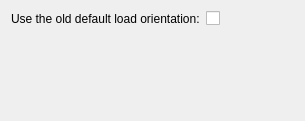
<?xml version="1.0" encoding="UTF-8"?>
<ui version="4.0">
 <class>qSlicerSettingsLoadOrientationPanel</class>
 <widget class="ctkSettingsPanel" name="qSlicerSettingsLoadOrientationPanel">
  <property name="geometry">
   <rect>
    <x>0</x>
    <y>0</y>
    <width>305</width>
    <height>121</height>
   </rect>
  </property>
  <property name="windowTitle">
   <string>Load Orientation</string>
  </property>
  <layout class="QFormLayout" name="formLayout">
   <item row="0" column="0">
    <widget class="QLabel" name="OldDefaultLoadOrientationEnabledLabel">
     <property name="text">
      <string>Use the old default load orientation:</string>
     </property>
    </widget>
   </item>
   <item row="0" column="1">
    <widget class="QCheckBox" name="OldDefaultLoadOrientationEnabledCheckBox">
     <property name="toolTip">
      <string>Models will be loaded in the old default orientation (RAS) instead of the new default (LPS)</string>
     </property>
     <property name="text">
      <string/>
     </property>
    </widget>
   </item>
  </layout>
 </widget>
 <customwidgets>
  <customwidget>
   <class>ctkSettingsPanel</class>
   <extends>QWidget</extends>
   <header>ctkSettingsPanel.h</header>
   <container>1</container>
  </customwidget>
 </customwidgets>
 <resources/>
 <connections/>
</ui>
